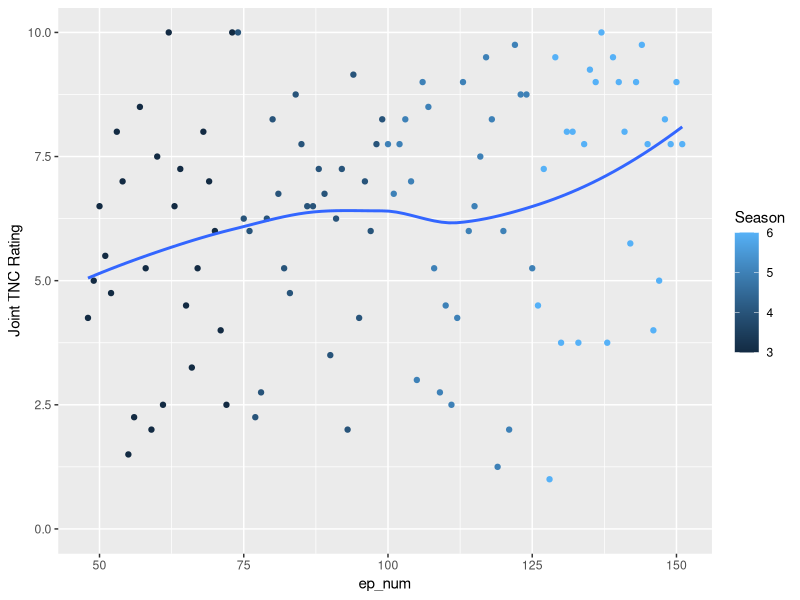

R code for this plot:
library(tidyverse)
library(ggplot2)
data <- read_csv("data/tnc.csv")

data %>% 
  filter(Season %in% c(3:6)) %>% 
  ggplot() +
  geom_point(aes(x=ep_num, y=`Joint TNC Rating`, colour=Season)) +
  geom_smooth(aes(x=ep_num, y=`Joint TNC Rating`), se=F)
